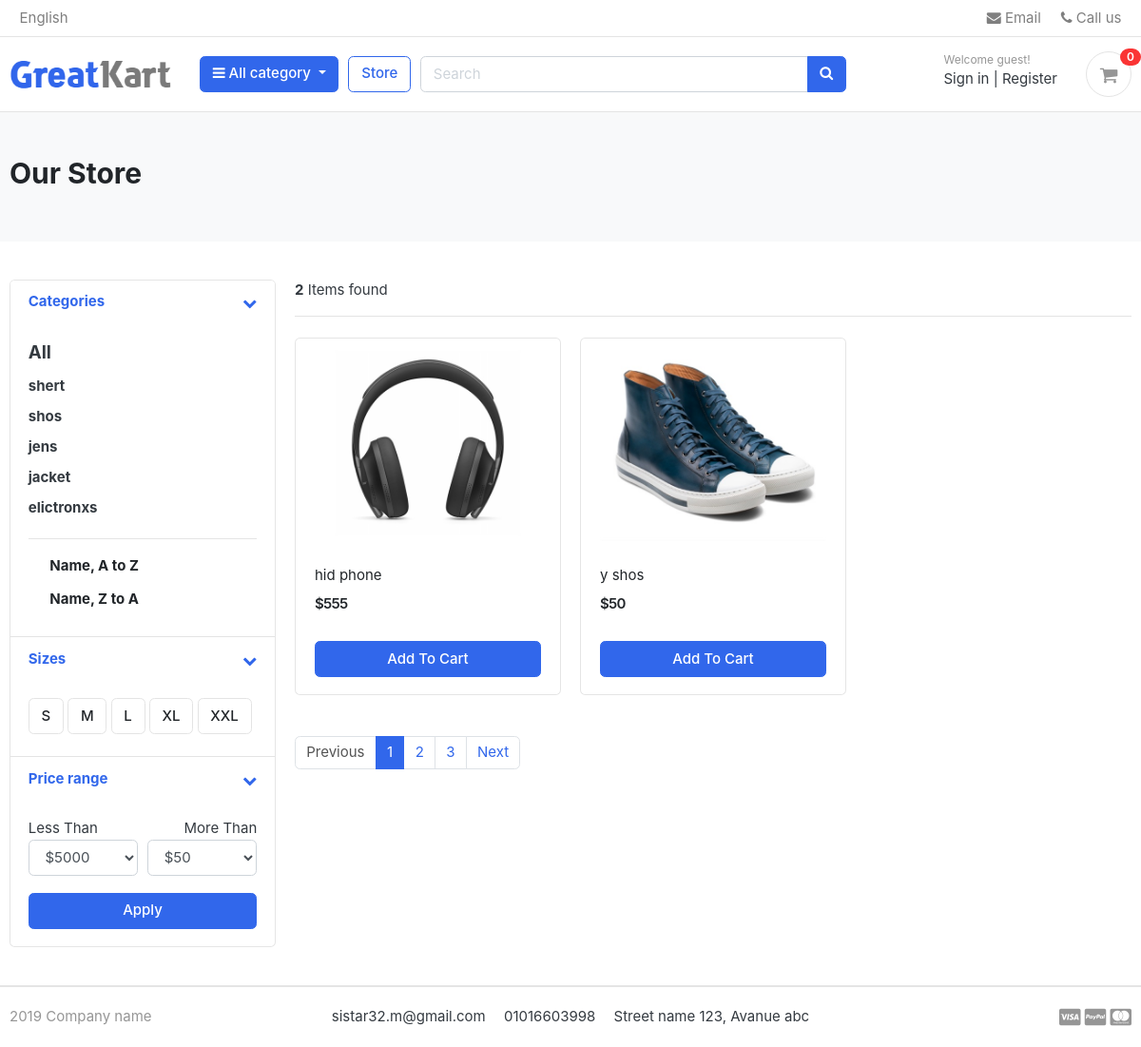
/store/, run on the app's committed database.
### category/models.py (models this page shows, shortened)
class Category (models.Model):
    category_name=models.CharField(max_length=50,unique=True)
    slug=models.SlugField(max_length=100,unique=True)
    description=models.TextField(max_length=250,blank=True)
    cat_image=models.ImageField(upload_to='photos/categoryies',blank=True)
    class Meta:
        verbose_name_plural='Category'
    def get_url (self):
        return reverse ('product_by_catigory',args=[self.slug])

### store/models.py (models this page shows, shortened)
class Product (models.Model):
    product_name = models.CharField(max_length=50, unique=True)
    slug = models.SlugField(max_length=200, unique=True)
    description = models.TextField()
    price = models.IntegerField()
    image = models.ImageField(upload_to='photos/products')
    stock = models.IntegerField()
    is_available = models.BooleanField(default=True)
    catefory = models.ForeignKey(Category, on_delete=models.CASCADE)
    created_date = models.DateTimeField(auto_now_add=True)
    modified_date = models.DateTimeField(auto_now=True)

### store/views.py (the view)
# urls.py: path('store/',include('store.urls')),
def store (request,cat_slug=None):
    categorios=None
    products=None
    ATOZ=request.GET.get('ATOZ')
    ZTOA=request.GET.get('ZTOA')
    if cat_slug != None :
        categorios= get_object_or_404(Category,slug=cat_slug)
        products=Product.objects.filter(catefory=categorios,is_available=True).order_by('-created_date')
        filter=ProducstFilter(request.GET,queryset=products)
        products=filter.qs
        if ATOZ:
            paged_product=Product.objects.filter(is_available=True).order_by('product_name')
        elif ZTOA:
            paged_product=Product.objects.filter(is_available=True).order_by('-product_name')
        paginator=Paginator(products,2)
        page=request.GET.get('page')
        paged_product=paginator.get_page(page)
    else:
        products=Product.objects.filter(is_available=True).order_by('-created_date')
        filter=ProducstFilter(request.GET,queryset=products)
        products=filter.qs
        if ATOZ:
            paged_product=Product.objects.filter(is_available=True).order_by('product_name')
        elif ZTOA:
            paged_product=Product.objects.filter(is_available=True).order_by('-product_name')
        paginator=Paginator(products,2)
        page=request.GET.get('page')
        paged_product=paginator.get_page(page)
    if ATOZ:
        paged_product=Product.objects.filter(is_available=True).order_by('product_name')
    elif ZTOA:
        paged_product=Product.objects.filter(is_available=True).order_by('-product_name')
    context={
        'products':paged_product,
        'filter':filter,
    }
    return render(request,'Store/store.html',context)

### cart/context_processors.py (called while the page is built)
def counter (request):
    cart_count=0
    try:
        cart=Cart.objects.filter(cart_id=_cart_id(request))
        if request.user.is_authenticated:
            cart_items=CartItem.objects.filter(user=request.user)
        else:
            cart_items=CartItem.objects.filter(cart=cart[0:1]) # عناصر العربي اللي ف العربيه الواحده و الاولي
        for cart_item in cart_items :
            cart_count+=cart_item.quantity
    except Cart.DoesNotExist :
        cart_count=0
    return dict (cart_count=cart_count)

### cart/views.py (called while the page is built)
def _cart_id (request):
    cart=request.session.session_key
    if not cart :
        cart=request.session.create()
    return cart

### category/context_processors.py (called while the page is built)
def menu_links (request):
    links=Category.objects.all()
    return dict(links=links)

### templates/Store/store.html (shortened to what this page needs)
{% extends 'base.html' %}
{% block content %}
<section class="section-pagetop bg">
    <div class="container">
        {% if 'search' in request.path %}
        <h2 class="title-page">search result</h2>
        {% else %}
        <h2 class="title-page">Our Store</h2>
        {% endif %}
    </div>
    </section>
<section class="section-content padding-y">
    <div class="container">
    <div class="row">
        <aside class="col-md-3">
    <div class="card">
        <article class="filter-group">
            <header class="card-header">
                <a href="#" data-toggle="collapse" data-target="#collapse_1" aria-expanded="true" class="">
                    <i class="icon-control fa fa-chevron-down"></i>
                    <h6 class="title">Categories</h6>
                </a>
            </header>
            <div class="filter-content collapse show" id="collapse_1" style="">
                <div class="card-body">
                    <ul class="list-menu">
                        <li><a href="{% url 'store' %}"><h5>All</h5>  </a></li>
                    {% for cat in links %}
                    <li><a href="{{cat.get_url}}"><h6>{{cat.category_name}}</h6>  </a></li>
                    {% endfor %}
                    </ul>
                    <hr>
                    <a class="dropdown-item" href="/store/?ATOZ=AZ"><h6>Name, A to Z</h6></a></li>
                    <a class="dropdown-item" href="/store/?ZTOA=ZA"><h6>Name, Z to A</h6></a></li>
                </div>
            </div>
        </article>
        <article class="filter-group">
            <header class="card-header">
                <a href="#" data-toggle="collapse" data-target="#collapse_4" aria-expanded="true" class="">
                    <i class="icon-control fa fa-chevron-down"></i>
                    <h6 class="title">Sizes </h6>
                </a>
            </header>
            <div class="filter-content collapse show" id="collapse_4" style="">
                <div class="card-body">
                  <label class="checkbox-btn">
                    <span class="btn btn-light"> S </span>
                  </label>
                  <label class="checkbox-btn">
                    <span class="btn btn-light"> M </span>
                  </label>
                  <label class="checkbox-btn">
                    <span class="btn btn-light"> L </span>
                  </label>
                  <label class="checkbox-btn">
                    <span class="btn btn-light"> XL </span>
                  </label>
                  <label class="checkbox-btn">
                    <span class="btn btn-light"> XXL </span>
                  </label>
            </div>
            </div>
        </article>
        <article class="filter-group">
            <header class="card-header">
                <a href="#" data-toggle="collapse" data-target="#collapse_3" aria-expanded="true" class="">
                    <i class="icon-control fa fa-chevron-down"></i>
                    <h6 class="title">Price range </h6>
                </a>
            </header>
            <div class="filter-content collapse show" id="collapse_3" style="">
            <form action="" method="get">
                <div class="card-body">
                    <div class="form-row">
                    <div class="form-group col-md-6">
                        <div class="size-203 flex-c-m respon6">
                            Less Than
                        </div>
                          <select class="mr-2 form-control" name='price__lt'>
                              <option value="5000">$5000</option>
                        </select>
                    </div>
                    <div class="form-group text-right col-md-6">
                        <div class="size-203 flex-c-m respon6">
                            More Than
                        </div>
                          <select class="mr-2 form-control" name="price__gt">
                            <option value="50">$50</option>
                        </select>
                    </div>
                    </div>
                    <button class="btn btn-block btn-primary">Apply</button>
                </div>
            </form>
            </div>
        </article>
    </div>
        </aside>
        <main class="col-md-9">
    <header class="border-bottom mb-4 pb-3">
            <div class="form-inline">
                <span class="mr-md-auto"><b>{{products|length}}</b> Items found </span>
            </div>
    </header>
    <div class="row">
        {% if products %}
        {% for product in products %}
        <div class="col-md-4">
            <figure class="card card-product-grid">
                <div class="img-wrap">
                    <a href="{% url 'product_detail' product.catefory.slug product.slug %}"><img src="{{product.image.url}}" ></a>
                </div>
                <figcaption class="info-wrap">
                    <div class="fix-height">
                        <a href="{% url 'product_detail' product.catefory.slug product.slug %}" class="title">{{product.product_name}}</a>
                        <div class="price-wrap mt-2">
                            <span class="price">${{product.price}}</span>
                        </div>
                    </div>
                    {% if product.stock <= 0 %}
                    <a href="{% url 'product_detail' product.catefory.slug product.slug %}" class="btn btn-block " style="background-color: grey; color: white;">View Details</a>
                    {% else %}
                    <a href="{% url 'add_cart' product.id %}" class="btn btn-block btn-primary">Add To Cart </a>
                    {% endif %}
                </figcaption>
            </figure>
        </div>
        {% endfor %}
        {% else %}
        <div class="container">
            <h5 class="title-page">No Result</h5>
        </div>
        {% endif %}
    </div>
    <nav class="mt-4" aria-label="Page navigation sample">
        {% if products.has_other_pages %}
    <ul class="pagination">
            {% if products.has_previous %}
                <li class="page-item"><a class="page-link" href="?page={{ products.previous_page_number }}">Previous</a></li>
            {% else %}
                <li class="page-item disabled"><a class="page-link" href="#">Previous</a></li>
            {% endif %}
        {% for i in products.paginator.page_range %}
            {% if products.number == i %}
                <li class="page-item active"><a class="page-link" href="#">{{i}}</a></li>
            {% else %}
                <li class="page-item "><a class="page-link" href="?page={{i}}">{{i}}</a></li>
            {% endif %}
        {% endfor %}
        {% if products.has_next %}
            <li class="page-item"><a class="page-link" href="?page={{ products.next_page_number }}">Next</a></li>
        {% else %}
        <li class="page-item disabled"><a class="page-link" href="#">Next</a></li>
        {% endif %}
    </ul>
    {% endif %}
    </nav>
        </main>
    </div>
    </div>
    </section>
{% endblock content %}

### static/css/ui.css (style rules this page uses)
html { font-family: "Inter", sans-serif; font-size: 15px; }
.img-wrap { text-align: center; display: block; }
.img-wrap img { max-width: 100%; }
.price-wrap { letter-spacing: -0.7px; }
.padding-y { padding-top: 40px; padding-bottom: 40px; }
figure { margin-bottom: 0; }
article:after, .form-group:after { display: block; clear: both; content: ""; }
.bg { background-color: #f8f9fa; }
.title-page { color: #212529; }
.btn-light { background-color: #fff; border-color: #e4e4e4; }
[class*=list-] li:after { visibility: hidden; display: block; content: ""; overflow: hidden; height: 0; clear: both; }
.list-menu { list-style: none; margin: 0; padding-left: 0; }
.list-menu li { margin-bottom: 5px; }
.list-menu a { color: #343a40; }
[class*=card-product] a.title { color: #212529; display: block; }
[class*=card-product] .img-wrap { overflow: hidden; position: relative; }
[class*=card-product] .img-wrap img { height: 100%; max-width: 100%; width: auto; display: inline-block; -o-object-fit: cover; object-fit: cover; }
.card-product-grid { margin-bottom: 20px; }
.card-product-grid .img-wrap { border-radius: 0.2rem 0.2rem 0 0; height: 220px; }
.card-product-grid .info-wrap { overflow: hidden; padding: 18px 20px; }
.card-product-grid .fix-height { height: 80px; overflow: hidden; }
.card .img-wrap { overflow: hidden; }
.price { font-weight: 600; color: #212529; }
.icon-control { margin-top: 5px; float: right; font-size: 80%; }
.card-header .title { margin-bottom: 0; line-height: 1.5; }
.filter-group { border-bottom: 1px solid #e4e4e4; }
.filter-group .card-header { border-bottom: 0; }
.filter-group:last-child { border-bottom: 0; }
.checkbox-btn { position: relative; }
.section-pagetop { padding: 45px 0; }

### data on the page
Category: category_name "shert"
Category: category_name "shos"
Category: category_name "jens"
Category: category_name "jacket"
Category: category_name "elictronxs"
Product: image (picture), product_name "hid phone", price "555", stock "Add To Cart"
Product: image (picture), product_name "y shos", price "50", stock "Add To Cart"

### other printed values
{{ cart_count }} "0"
{{ products|length }} "2"
{{ i }} "1"
{{ i }} "2" "3"
